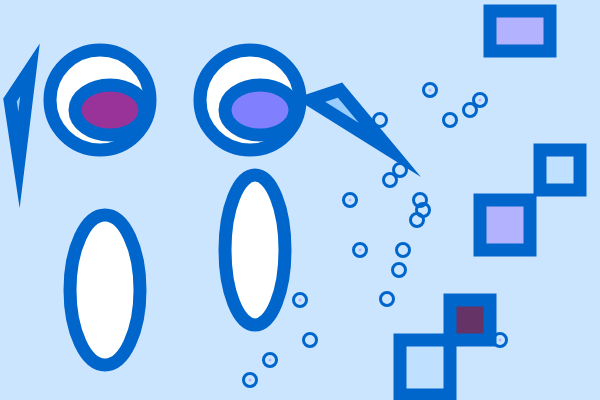
Frame 1 (no input)
Frame 60 (no input): identical to frame 1, image omitted
Frame 120 (the mouse pressed at the canvas centre since frame 60): identical to frame 1, image omitted

The p5.js sketch that drew this single still picture (run headless with seeded random() and noise() and a simulated clock; from frame 60 on, the mouse is pressed at the canvas centre):

// p5.js sketch
// ── sketch.js
let bgColor;

function setup() {
  createCanvas(600, 400);
  colorMode(RGB);
  bgColor = color('#CCE5FF');
}

function draw() {
  background(bgColor);

  strokeWeight(13);
  stroke('#0066CC');

  fill(255);
  ellipse(100, 100, 100, 100);
  ellipse(250, 100, 100, 100);
  ellipse(105, 290, 70, 150);
  ellipse(255, 250, 60, 150);

  fill('#993399');
  ellipse(110, 110, 70, 50);

  fill('#8080FF');
  ellipse(260, 110, 70, 50);

  fill('#99CCFF');
  triangle(310, 100, 390, 150, 340, 90);
  triangle(10, 100, 30, 70, 19, 160);

  fill('#C0E0FF');
  rect(400, 340, 50, 55);
  square(540, 150, 40);

  fill('#663366');
  square(450, 300, 40);

  fill('#B2B2FF');
  square(480, 200, 50);
  rect(490, 11, 60, 40);

  circle(300, 300, 3);
  circle(350, 200, 3);
  circle(360, 250, 3);
  circle(500, 340, 3);
  circle(480, 100, 3);
  circle(430, 90, 3);
  circle(250, 380, 3);
  circle(270, 360, 3);

  fill(bgColor);
  circle(310, 340, 3);
  circle(380, 120, 3);
  circle(470, 110, 3);
  circle(450, 120, 3);
  circle(400, 170, 3);
  circle(390, 180, 3);
  circle(420, 200, 3);
  circle(423, 210, 3);
  circle(417, 220, 3);
  circle(403, 250, 3);
  circle(399, 270, 3);
  circle(387, 299, 3);
}
